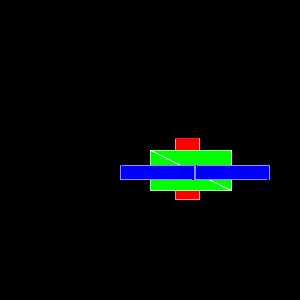

The script that drew this image:
#!/usr/bin/env python

# Test picking props, points, and cells with vtkCompositePolyDataMapper.

import vtkmodules.vtkInteractionStyle  # noqa: F401
import vtkmodules.vtkRenderingFreeType  # noqa: F401
import vtkmodules.vtkRenderingOpenGL2  # noqa: F401

from vtkmodules.vtkCommonCore import vtkPoints
from vtkmodules.vtkCommonDataModel import (
    vtkCellArray,
    vtkMultiBlockDataSet,
    vtkPolyData,
)
from vtkmodules.vtkRenderingCore import (
    vtkActor,
    vtkCellPicker,
    vtkCompositeDataDisplayAttributes,
    vtkCompositePolyDataMapper,
    vtkPicker,
    vtkPointPicker,
    vtkRenderWindow,
    vtkRenderWindowInteractor,
    vtkRenderer,
)

# Construct the multi-block dataset
multi_block = vtkMultiBlockDataSet()
multi_block.SetNumberOfBlocks(3)

display_attributes = vtkCompositeDataDisplayAttributes()
mapper = vtkCompositePolyDataMapper()
mapper.SetInputDataObject(multi_block)
mapper.SetCompositeDataDisplayAttributes(display_attributes)

# Block 0
points_0 = vtkPoints()
points_0.InsertNextPoint(4., 4., 0.)
points_0.InsertNextPoint(10., 4., 0.)
points_0.InsertNextPoint(10., 6., 0.)
points_0.InsertNextPoint(4., 6., 0.)
points_0.InsertNextPoint(20., 0., 0.)
points_0.InsertNextPoint(25., 0., 0.)
points_0.InsertNextPoint(30., 0., 0.)
points_0.InsertNextPoint(30., 1., 0.)
points_0.InsertNextPoint(25., 1., 0.)
points_0.InsertNextPoint(20., 1., 0.)

polys_0 = vtkCellArray()
polys_0.InsertNextCell(4)
polys_0.InsertCellPoint(0)
polys_0.InsertCellPoint(1)
polys_0.InsertCellPoint(2)
polys_0.InsertCellPoint(3)
polys_0.InsertNextCell(4)
polys_0.InsertCellPoint(4)
polys_0.InsertCellPoint(5)
polys_0.InsertCellPoint(8)
polys_0.InsertCellPoint(9)
polys_0.InsertNextCell(4)
polys_0.InsertCellPoint(5)
polys_0.InsertCellPoint(6)
polys_0.InsertCellPoint(7)
polys_0.InsertCellPoint(8)

poly_0 = vtkPolyData()
poly_0.SetPoints(points_0)
poly_0.SetPolys(polys_0)
multi_block.SetBlock(0, poly_0)
mapper.SetBlockColor(0, 1, 0, 0)

# Block 1
points_1 = vtkPoints()
points_1.InsertNextPoint(2., 2., 1.)
points_1.InsertNextPoint(12., 2., 1.)
points_1.InsertNextPoint(12., 8., 1.)
points_1.InsertNextPoint(2., 8., 1.)
points_1.InsertNextPoint(22., -1., 1.)
points_1.InsertNextPoint(28., -1., 1.)
points_1.InsertNextPoint(28., 2., 1.)
points_1.InsertNextPoint(22., 2., 1.)

polys_1 = vtkCellArray()
polys_1.InsertNextCell(3)
polys_1.InsertCellPoint(0)
polys_1.InsertCellPoint(1)
polys_1.InsertCellPoint(2)
polys_1.InsertNextCell(3)
polys_1.InsertCellPoint(2)
polys_1.InsertCellPoint(3)
polys_1.InsertCellPoint(0)
polys_1.InsertNextCell(3)
polys_1.InsertCellPoint(4)
polys_1.InsertCellPoint(5)
polys_1.InsertCellPoint(6)
polys_1.InsertNextCell(3)
polys_1.InsertCellPoint(6)
polys_1.InsertCellPoint(7)
polys_1.InsertCellPoint(4)

poly_1 = vtkPolyData()
poly_1.SetPoints(points_1)
poly_1.SetPolys(polys_1)
multi_block.SetBlock(1, poly_1)
mapper.SetBlockColor(1, 0, 0, 1)

# Block 2
points_2 = vtkPoints()
points_2.InsertNextPoint(0., 0., 2.)
points_2.InsertNextPoint(14., 0., 2.)
points_2.InsertNextPoint(14., 10., 2.)
points_2.InsertNextPoint(0., 10., 2.)
points_2.InsertNextPoint(24., -2., 2.)
points_2.InsertNextPoint(26., -2., 2.)
points_2.InsertNextPoint(26., 3., 2.)
points_2.InsertNextPoint(24., 3., 2.)

polys_2 = vtkCellArray()
polys_2.InsertNextCell(4)
polys_2.InsertCellPoint(0)
polys_2.InsertCellPoint(1)
polys_2.InsertCellPoint(2)
polys_2.InsertCellPoint(3)
polys_2.InsertNextCell(4)
polys_2.InsertCellPoint(4)
polys_2.InsertCellPoint(5)
polys_2.InsertCellPoint(6)
polys_2.InsertCellPoint(7)

poly_2 = vtkPolyData()
poly_2.SetPoints(points_2)
poly_2.SetPolys(polys_2)
multi_block.SetBlock(2, poly_2)
mapper.SetBlockColor(2, 0, 1, 0)

actor = vtkActor()
actor.SetMapper(mapper)
actor.GetProperty().EdgeVisibilityOn()
actor.GetProperty().SetEdgeColor(1, 1, 1)

renderer = vtkRenderer()
renderer.AddViewProp(actor)
renderer.SetBackground(0, 0, 0)

render_window = vtkRenderWindow()
render_window.AddRenderer(renderer)
render_window.SetWindowName("pick composite data")
render_window.SetMultiSamples(0)
render_window.SetSize(300, 300)

interactor = vtkRenderWindowInteractor()
interactor.SetRenderWindow(render_window)

render_window.Render()

# Pickers
prop_picker = vtkPicker()
cell_picker = vtkCellPicker()
point_picker = vtkPointPicker()

# Pick test data
pick_data = [
    ([0., 0.], (True, 3), (True, 3, 0), (True, 3, 0, 0)),
    ([4., 4.], (True, 1), (True, 1, 0), (True, 1, 0, 0)),
    ([5., 5.], (True, 1), (False, -1, -1), (True, 1, 0, 0)),
    ([18., -1.], (True, 2), (False, -1, -1), (False, -1, -1, -1)),
    ([18., -3.], (False, -1), (False, -1, -1), (False, -1, -1, -1)),
    ([25., 0.], (True, 1), (True, 1, 5), (True, 1, 1, 5)),
    ([28., 2.], (True, 1), (True, 2, 6), (True, 2, 2, 6)),
]

# Run picks
for data in pick_data:
    xy = data[0]
    size = render_window.GetSize()
    p = [size[0] / 2, size[1] / 2, 0]

    camera = renderer.GetActiveCamera()
    camera.SetPosition(xy[0], xy[1], -10.0)
    camera.SetFocalPoint(xy[0], xy[1], 0.0)
    camera.SetViewUp(0, 1, 0)
    camera.SetViewAngle(90)
    camera.ParallelProjectionOff()
    renderer.ResetCameraClippingRange()
    render_window.Render()

    prop_picker.Pick(p[0], p[1], 0, renderer)
    point_picker.Pick(p[0], p[1], 0, renderer)
    cell_picker.Pick(p[0], p[1], 0, renderer)

interactor.Initialize()
interactor.Start()
